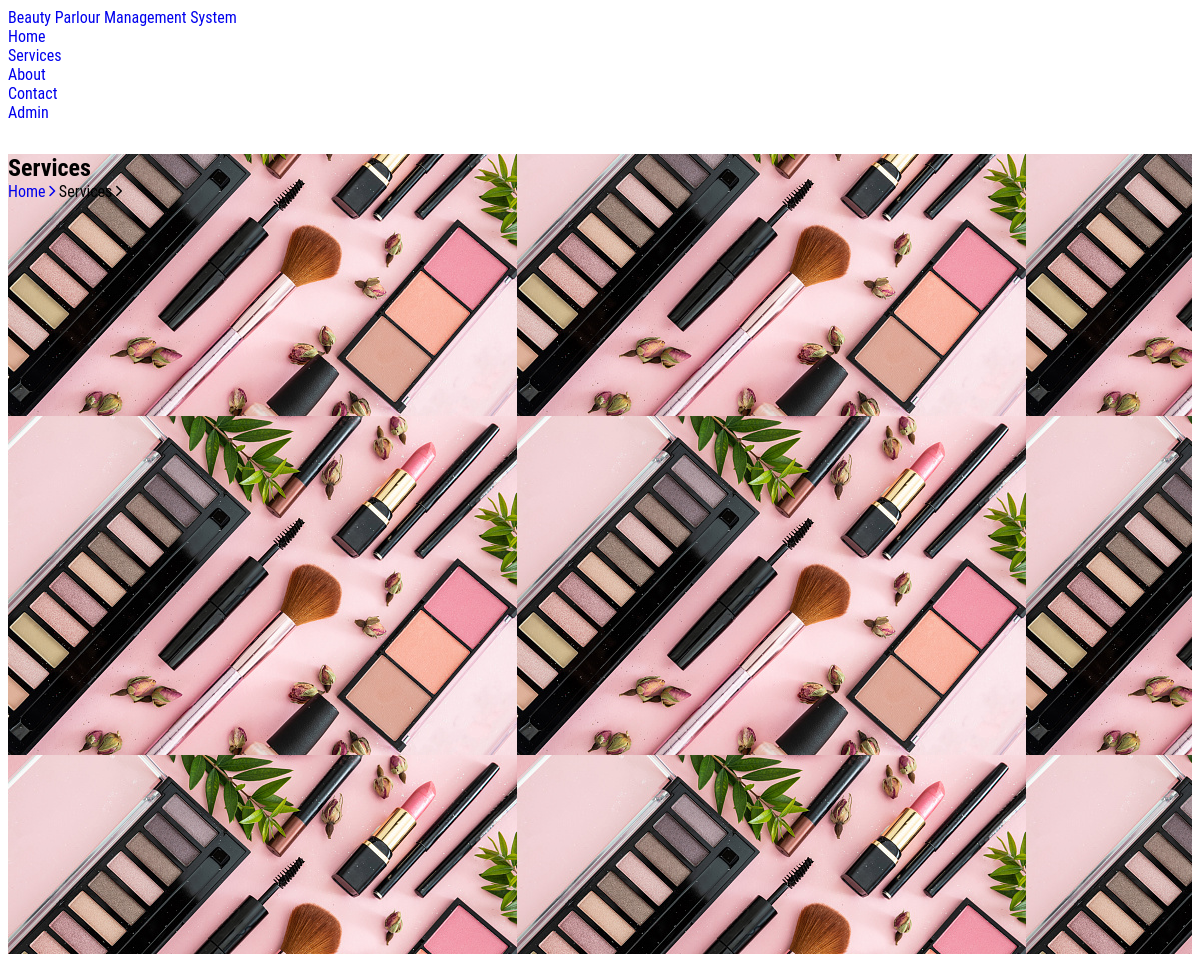
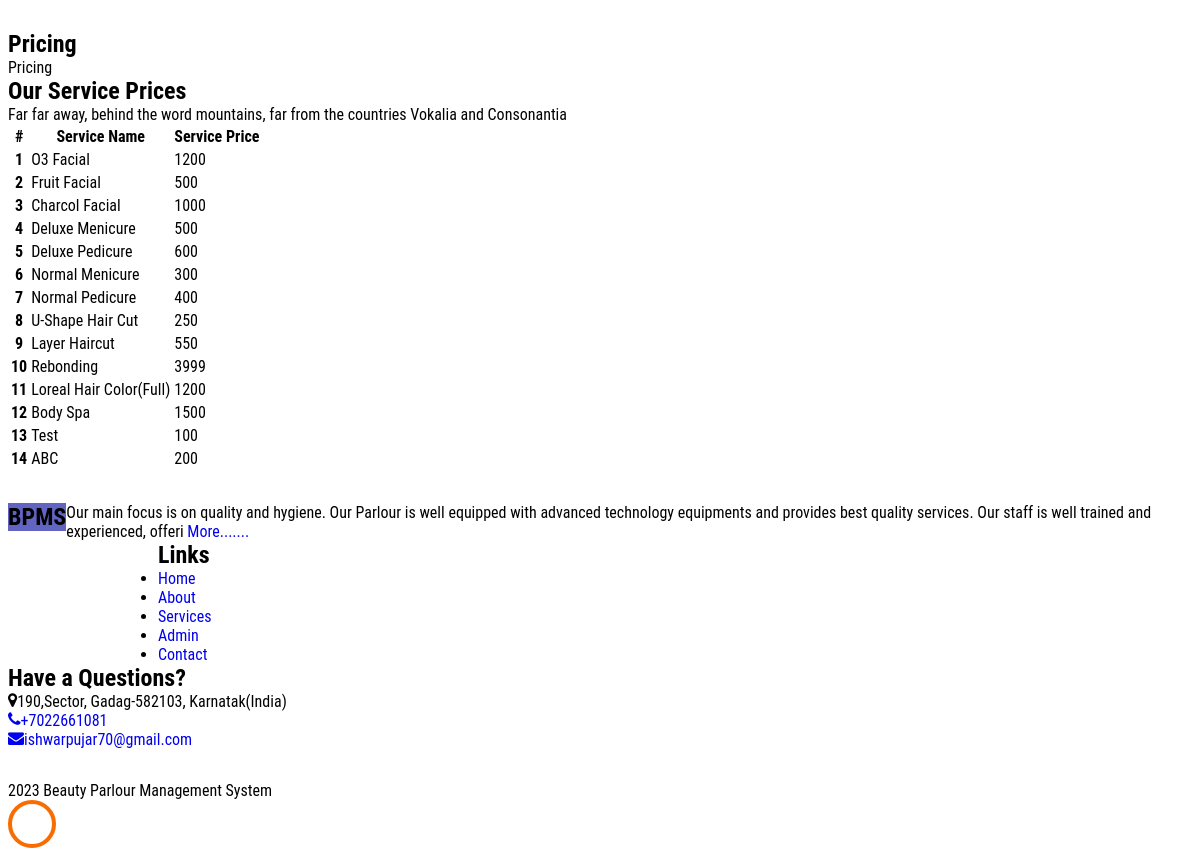
/services.php, run on the app's committed database (2 pictures, top to bottom).
### tables this page shows
CREATE TABLE `tblservices` (
  `ID` int(10) NOT NULL,
  `ServiceName` varchar(200) DEFAULT NULL,
  `Cost` int(10) DEFAULT NULL,
  `CreationDate` timestamp NULL DEFAULT current_timestamp()
);

CREATE TABLE `tblpage` (
  `ID` int(10) NOT NULL,
  `PageType` varchar(200) DEFAULT NULL,
  `PageTitle` mediumtext DEFAULT NULL,
  `PageDescription` mediumtext DEFAULT NULL,
  `Email` varchar(200) DEFAULT NULL,
  `MobileNumber` bigint(10) DEFAULT NULL,
  `UpdationDate` date DEFAULT NULL,
  `Timing` varchar(200) NOT NULL
);

### services.php (the view, shortened to what this page needs)
<?php
include('includes/dbconnection.php');
  ?>
<!DOCTYPE html>
<html lang="en">
  <head>
    <link rel="stylesheet" href="css/open-iconic-bootstrap.min.css">
    <link rel="stylesheet" href="css/animate.css">
    <link rel="stylesheet" href="css/owl.carousel.min.css">
    <link rel="stylesheet" href="css/owl.theme.default.min.css">
    <link rel="stylesheet" href="css/magnific-popup.css">
    <link rel="stylesheet" href="css/aos.css">
    <link rel="stylesheet" href="css/ionicons.min.css">
    <link rel="stylesheet" href="css/bootstrap-datepicker.css">
    <link rel="stylesheet" href="css/jquery.timepicker.css">
    <link rel="stylesheet" href="css/flaticon.css">
    <link rel="stylesheet" href="css/icomoon.css">
    <link rel="stylesheet" href="css/style.css">
  </head>
  <body>
	  <?php include_once('includes/header.php');?>
    <section class="hero-wrap hero-wrap-2" style="background-image: url('images/istockphoto-1221677097-170667a.jpg');" data-stellar-background-ratio="0.5">
      <div class="container">
        <div class="row no-gutters slider-text js-fullheight align-items-end justify-content-center">
          <div class="col-md-9 ftco-animate pb-5">
            <h2 class="mb-0 bread">Services</h2>
            <p class="breadcrumbs"><span class="mr-2"><a href="index.php">Home <i class="ion-ios-arrow-forward"></i></a></span> <span>Services <i class="ion-ios-arrow-forward"></i></span></p>
          </div>
        </div>
      </div>
    </section>
    <section class="ftco-section ftco-pricing">
			<div class="container">
				<div class="row justify-content-center pb-3">
          <div class="col-md-10 heading-section text-center ftco-animate">
          	<h1 class="big">Pricing</h1>
          	<span class="subheading">Pricing</span>
            <h2 class="mb-4">Our Service Prices</h2>
            <p>Far far away, behind the word mountains, far from the countries Vokalia and Consonantia</p>
          </div>
        </div>
            <table class="table table-bordered"> <thead> <tr> <th>#</th> <th>Service Name</th> <th>Service Price</th> </tr> </thead> <tbody>
<?php
$ret=mysqli_query($con,"select *from  tblservices");
$cnt=1;
while ($row=mysqli_fetch_array($ret)) {
?>
             <tr> <th scope="row"><?php echo $cnt;?></th> <td><?php  echo $row['ServiceName'];?></td> <td><?php  echo $row['Cost'];?></td> </tr>   <?php
$cnt=$cnt+1;
}?></tbody> </table>
			</div>
		</section>
    <?php include_once('includes/footer.php');?>
  <div id="ftco-loader" class="show fullscreen"><svg class="circular" width="48px" height="48px"><circle class="path-bg" cx="24" cy="24" r="22" fill="none" stroke-width="4" stroke="#eeeeee"/><circle class="path" cx="24" cy="24" r="22" fill="none" stroke-width="4" stroke-miterlimit="10" stroke="#F96D00"/></svg></div>
  </body>
</html>

### includes/footer.php (shortened to what this page needs)
 <?php
include('includes/dbconnection.php');
?>
 <footer class="ftco-footer ftco-section">
      <div class="container">
        <div class="row mb-5">
          <div class="col-md">
            <div class="ftco-footer-widget mb-4">
              <h2 class="ftco-heading-2 logo">BPMS</h2>
              <?php
$ret=mysqli_query($con,"select * from tblpage where PageType='aboutus' ");
while ($row=mysqli_fetch_array($ret)) {
?>
              <p><?php  echo substr($row['PageDescription'],0,200);?> <a href="about.php">More.......</a></p><?php } ?>
            </div>
          </div>
          <div class="col-md" style="padding-left: 150px">
             <div class="ftco-footer-widget mb-4">
              <h2 class="ftco-heading-2">Links</h2>
              <ul class="list-unstyled">
                <li><a href="index.php" class="py-2 d-block">Home</a></li>
                <li><a href="about.php" class="py-2 d-block">About</a></li>
                <li><a href="services.php" class="py-2 d-block">Services</a></li>
                <li><a href="admin/index.php" class="py-2 d-block">Admin</a></li>
                <li><a href="contact.php" class="py-2 d-block">Contact</a></li>
              </ul>
            </div>
          </div>
          <div class="col-md">
            <div class="ftco-footer-widget mb-4">
            	<h2 class="ftco-heading-2">Have a Questions?</h2>
            	<div class="block-23 mb-3">
                <?php
$ret=mysqli_query($con,"select * from tblpage where PageType='contactus' ");
while ($row=mysqli_fetch_array($ret)) {
?>
	              <ul>
	                <li><span class="icon icon-map-marker"></span><span class="text"><?php  echo $row['PageDescription'];?></span></li>
	                <li><a href="#"><span class="icon icon-phone"></span><span class="text">+<?php  echo $row['MobileNumber'];?></span></a></li>
	                <li><a href="#"><span class="icon icon-envelope"></span><span class="text"><?php  echo $row['Email'];?></span></a></li>
	              </ul>
	            </div>
               <?php } ?>
            </div>
          </div>
        </div>
        <div class="row">
          <div class="col-md-12 text-center">
            <p> 2023 Beauty Parlour Management System  </p>
          </div>
        </div>
      </div>
    </footer>

### css/icomoon.css (style rules this page uses)
[class^="icon-"], [class*=" icon-"] { font-family: 'icomoon' !important; speak: none; font-style: normal; font-weight: normal; font-variant: normal; text-transform: none; line-height: 1; -webkit-font-smoothing: antialiased; -moz-osx-font-smoothing: grayscale; }
.icon-map-marker:before { content: "\f041"; }
.icon-phone:before { content: "\f095"; }
.icon-envelope:before { content: "\f0e0"; }

### admin/css/style.css (style rules this page uses)
h4, h5, h6, h1, h2, h3 { margin: 0; }
ul, ol { margin: 0; }
p { margin: 0; }
html, body { font-family: 'Roboto Condensed', sans-serif; font-size: 100%; overflow-x: hidden; background: #fff; }
body a { transition: 0.5s all ease; -webkit-transition: 0.5s all ease; -moz-transition: 0.5s all ease; -o-transition: 0.5s all ease; -ms-transition: 0.5s all ease; text-decoration:none; }
h1,h2,h3,h4,h5,h6 { margin:0; }
p { margin:0; }
ul,label { margin:0; padding:0; }
.logo { background: #6164C1; text-align: center; float: left; }
.charts,.row { margin: 2em 0 0; }
.table > thead > tr > th, .table > tbody > tr > th, .table > tfoot > tr > th, .table > thead > tr > td, .table > tbody > tr > td, .table > tfoot > tr > td { border-top: none; }

### data on the page
tblservices: ServiceName "O3 Facial", Cost "1200"
tblservices: ServiceName "Fruit Facial", Cost "500"
tblservices: ServiceName "Charcol Facial", Cost "1000"
tblservices: ServiceName "Deluxe Menicure", Cost "500"
tblservices: ServiceName "Deluxe Pedicure", Cost "600"
tblservices: ServiceName "Normal Menicure", Cost "300"
tblservices: ServiceName "Normal Pedicure", Cost "400"
tblservices: ServiceName "U-Shape Hair Cut", Cost "250"
tblservices: ServiceName "Layer Haircut", Cost "550"
tblservices: ServiceName "Rebonding", Cost "3999"
tblservices: ServiceName "Loreal Hair Color(Full)", Cost "1200"
tblservices: ServiceName "Body Spa", Cost "1500"
tblservices: ServiceName "Test", Cost "100"
tblservices: ServiceName "ABC", Cost "200"
tblpage: PageDescription "Our main focus is on quality and hygiene. Our Parlour is well equipped with advanced technology equipments and provides best quality services. Our staff is well trained and experienced, offeri"
tblpage: PageDescription "190,Sector, Gadag-582103, Karnatak(India)", MobileNumber "7022661081", Email "ishwarpujar70@gmail.com"
